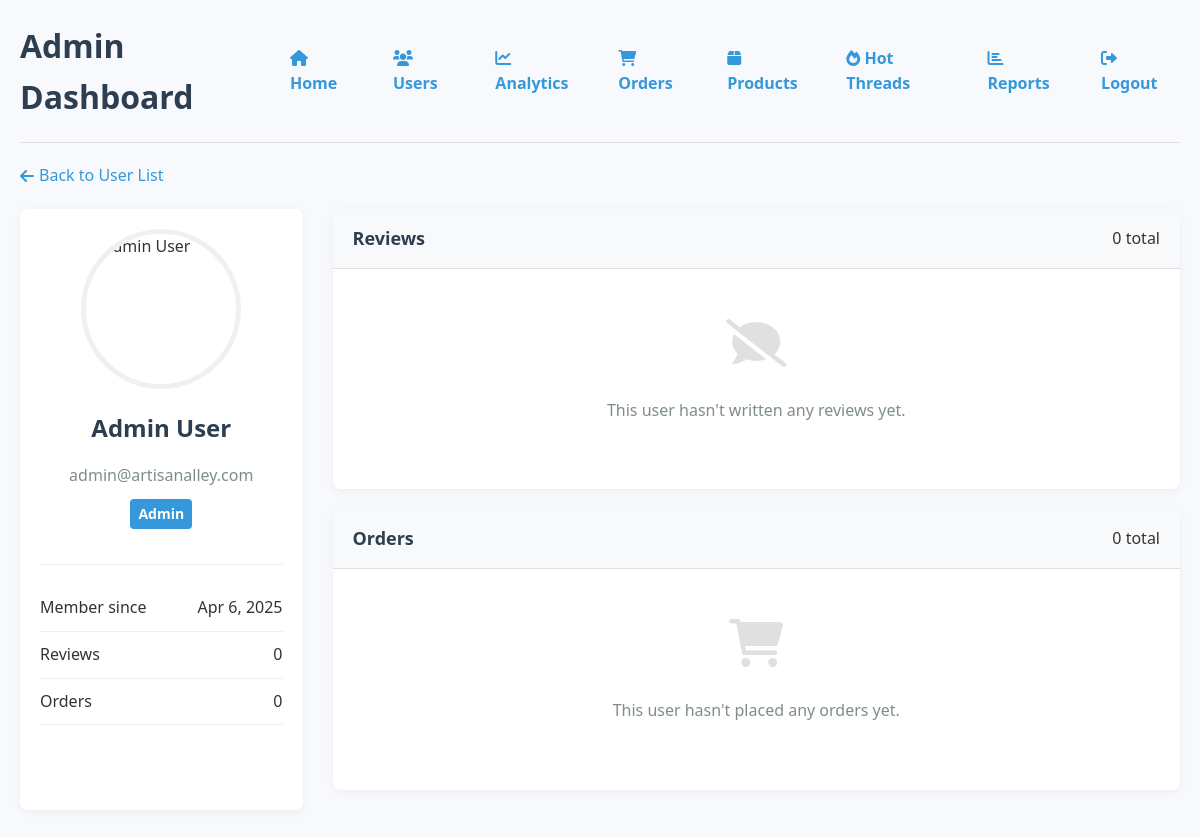
The app's page /admin_user_view.php?id=1 (signed in) with its own data.
### tables this page shows
CREATE TABLE IF NOT EXISTS users (
    id INT AUTO_INCREMENT PRIMARY KEY,
    name VARCHAR(100) NOT NULL,
    email VARCHAR(100) NOT NULL UNIQUE,
    password VARCHAR(255) NOT NULL,
    role ENUM('user', 'admin') DEFAULT 'user',
    profile_image VARCHAR(255) DEFAULT 'default.png',
    created_at TIMESTAMP DEFAULT CURRENT_TIMESTAMP
);

### public/admin_user_view.php (the view, shortened to what this page needs)
<?php
require_once '../config/db.php';
$user_id = intval($_GET['id']);
$stmt = $conn->prepare("SELECT * FROM users WHERE id = ?");
$stmt->bind_param("i", $user_id);
$stmt->execute();
$result = $stmt->get_result();
$user = $result->fetch_assoc();
$stmt = $conn->prepare("SELECT r.*, p.name as product_name, p.image as product_image
                        FROM reviews r
                        JOIN products p ON r.product_id = p.id
                        WHERE r.user_id = ?
                        ORDER BY r.created_at DESC");
$stmt->bind_param("i", $user_id);
$stmt->execute();
$reviews_result = $stmt->get_result();
$stmt = $conn->prepare("SELECT o.*, COUNT(oi.id) as items_count, SUM(oi.price * oi.quantity) as total_value
                       FROM orders o
                       LEFT JOIN order_items oi ON o.id = oi.order_id
                       WHERE o.user_id = ?
                       GROUP BY o.id
                       ORDER BY o.created_at DESC");
$stmt->bind_param("i", $user_id);
$stmt->execute();
$orders_result = $stmt->get_result();
?>
<!DOCTYPE html>
<html>
<head>
    <link rel="stylesheet" href="/src/main.css">
    <link rel="stylesheet" href="https://cdnjs.cloudflare.com/ajax/libs/font-awesome/6.0.0/css/all.min.css">
</head>
<body>
    <div class="admin-header">
        <h1>Admin Dashboard</h1>
        <nav class="admin-nav">
            <a href="index.php"><i class="fas fa-home"></i> Home</a>
            <a href="admin_dashboard.php"><i class="fas fa-users"></i> Users</a>
            <a href="admin_analytics.php"><i class="fas fa-chart-line"></i> Analytics</a>
            <a href="admin_orders.php"><i class="fas fa-shopping-cart"></i> Orders</a>
            <a href="admin_products.php"><i class="fas fa-box"></i> Products</a>
            <a href="admin_hot_threads.php"><i class="fas fa-fire"></i> Hot Threads</a>
            <a href="admin_reports.php"><i class="fas fa-chart-bar"></i> Reports</a>
            <a href="logout.php"><i class="fas fa-sign-out-alt"></i> Logout</a>
        </nav>
    </div>
    <a href="admin_dashboard.php" class="back-link">
        <i class="fas fa-arrow-left"></i> Back to User List
    </a>
    <div class="user-profile">
        <div class="user-sidebar">
            <img src="<?php echo $user['profile_image'] ? '../uploads/' . htmlspecialchars($user['profile_image']) : '../assets/images/default-avatar.png'; ?>"
                 alt="<?php echo htmlspecialchars($user['name']); ?>"
                 class="user-avatar"
                 onerror="this.src='../assets/images/default-avatar.png'">
            <div class="user-info">
                <h1 class="user-name"><?php echo htmlspecialchars($user['name']); ?></h1>
                <p class="user-email"><?php echo htmlspecialchars($user['email']); ?></p>
                <span class="badge badge-<?php echo $user['role']; ?>">
                    <?php echo htmlspecialchars(ucfirst($user['role'])); ?>
                </span>
            </div>
            <ul class="user-stats">
                <li>
                    <span>Member since</span>
                    <span><?php echo date('M j, Y', strtotime($user['created_at'])); ?></span>
                </li>
                <li>
                    <span>Reviews</span>
                    <span><?php echo $reviews_result->num_rows; ?></span>
                </li>
                <li>
                    <span>Orders</span>
                    <span><?php echo $orders_result->num_rows; ?></span>
                </li>
            </ul>
        </div>
        <div class="user-content">
            <div class="content-section">
                <div class="section-header">
                    <h2 class="section-title">Reviews</h2>
                    <span><?php echo $reviews_result->num_rows; ?> total</span>
                </div>
                <div class="section-body">
                    <?php if ($reviews_result->num_rows > 0): ?>
                        <?php while ($review = $reviews_result->fetch_assoc()): ?>
                            <div class="review-card">
                                <div class="review-header">
                                    <div class="review-product">
                                        <img src="../assets/images/<?php echo htmlspecialchars($review['product_image']); ?>"
                                             alt="<?php echo htmlspecialchars($review['product_name']); ?>"
                                             class="product-image"
                                             onerror="this.src='../assets/images/placeholder.jpg'">
                                        <span class="product-name"><?php echo htmlspecialchars($review['product_name']); ?></span>
                                    </div>
                                    <div class="review-rating">
                                        <?php for ($i = 1; $i <= 5; $i++): ?>
                                            <i class="fas fa-star <?php echo ($i <= $review['rating']) ? 'filled' : 'empty'; ?>"></i>
                                        <?php endfor; ?>
                                    </div>
                                </div>
                                <div class="review-body">
                                    <p class="review-text"><?php echo htmlspecialchars($review['comment']); ?></p>
                                    <p class="review-date"><?php echo date('F j, Y, g:i a', strtotime($review['created_at'])); ?></p>
                                </div>
                            </div>
                        <?php endwhile; ?>
                    <?php else: ?>
                        <div class="empty-state">
                            <i class="fas fa-comment-slash"></i>
                            <p>This user hasn't written any reviews yet.</p>
                        </div>
                    <?php endif; ?>
                </div>
            </div>
            <div class="content-section">
                <div class="section-header">
                    <h2 class="section-title">Orders</h2>
                    <span><?php echo $orders_result->num_rows; ?> total</span>
                </div>
                <div class="section-body">
                    <?php if ($orders_result->num_rows > 0): ?>
                        <table class="data-table">
                            <thead>
                                <tr>
                                    <th>Order ID</th>
                                    <th>Date</th>
                                    <th>Items</th>
                                    <th>Total</th>
                                    <th>Status</th>
                                </tr>
                            </thead>
                            <tbody>
                                <?php while ($order = $orders_result->fetch_assoc()): ?>
                                    <tr>
                                        <td>#<?php echo $order['id']; ?></td>
                                        <td><?php echo date('M j, Y', strtotime($order['created_at'])); ?></td>
                                        <td><?php echo $order['items_count']; ?></td>
                                        <td>$<?php echo number_format($order['total_value'], 2); ?></td>
                                        <td>
                                            <span class="badge badge-<?php echo strtolower($order['status']); ?>">
                                                <?php echo ucfirst($order['status']); ?>
                                            </span>
                                        </td>
                                    </tr>
                                <?php endwhile; ?>
                            </tbody>
                        </table>
                    <?php else: ?>
                        <div class="empty-state">
                            <i class="fas fa-shopping-cart"></i>
                            <p>This user hasn't placed any orders yet.</p>
                        </div>
                    <?php endif; ?>
                </div>
            </div>
        </div>
    </div>
</body>
</html>

### src/main.css (style rules this page uses)
:root { --primary-color: #2c3e50; --secondary-color: #e67e22; --accent-color: #3498db; --text-color: #333; --light-gray: #f5f6fa; --white: #ffffff; }
body { font-family: 'Inter', -apple-system, BlinkMacSystemFont, sans-serif; margin: 0; padding: 0; color: var(--text-color); line-height: 1.6; }
.section-title { text-align: center; margin-bottom: 50px; }

### public/admin_user_view.php (style rules this page uses)
body { font-family: 'Segoe UI', Tahoma, Geneva, Verdana, sans-serif; line-height: 1.6; color: #333; margin: 0; padding: 20px; background-color: #f7f9fc; }
.admin-header { display: flex; justify-content: space-between; align-items: center; margin-bottom: 20px; padding-bottom: 20px; border-bottom: 1px solid #e0e0e0; }
.admin-header h1 { margin: 0; color: #2c3e50; }
.admin-nav { display: flex; gap: 15px; }
.admin-nav a { text-decoration: none; color: #3498db; font-weight: 600; padding: 8px 15px; border-radius: 5px; transition: all 0.3s ease; }
.back-link { display: inline-flex; align-items: center; gap: 5px; color: #3498db; text-decoration: none; margin-bottom: 20px; font-weight: 500; }
.user-profile { display: grid; grid-template-columns: 1fr 3fr; gap: 30px; margin-bottom: 30px; }
.user-sidebar { background-color: white; border-radius: 8px; overflow: hidden; box-shadow: 0 2px 10px rgba(0, 0, 0, 0.05); padding: 20px; }
.user-avatar { width: 150px; height: 150px; border-radius: 50%; object-fit: cover; margin: 0 auto 20px; display: block; border: 5px solid #f0f0f0; }
.user-info { text-align: center; margin-bottom: 20px; }
.user-name { font-size: 1.5rem; font-weight: 600; margin-bottom: 5px; color: #2c3e50; }
.user-email { color: #7f8c8d; margin-bottom: 10px; }
.badge { display: inline-block; padding: 4px 8px; border-radius: 4px; font-size: 14px; font-weight: 600; margin-bottom: 15px; }
.badge-admin { background-color: #3498db; color: white; }
.user-stats { list-style: none; padding: 0; margin: 0; border-top: 1px solid #f0f0f0; padding-top: 20px; }
.user-stats li { display: flex; justify-content: space-between; padding: 10px 0; border-bottom: 1px solid #f0f0f0; }
.content-section { background-color: white; border-radius: 8px; overflow: hidden; box-shadow: 0 2px 10px rgba(0, 0, 0, 0.05); margin-bottom: 20px; }
.section-header { padding: 15px 20px; background-color: #f8f9fa; border-bottom: 1px solid #e0e0e0; display: flex; justify-content: space-between; align-items: center; }
.section-title { margin: 0; font-size: 18px; font-weight: 600; color: #2c3e50; }
.section-body { padding: 20px; }
.empty-state { text-align: center; padding: 30px; color: #7f8c8d; }
.empty-state i { font-size: 48px; margin-bottom: 15px; color: #e0e0e0; }

### records on screen
users: name "Admin User", email "admin@artisanalley.com", role "Admin", created_at "Apr 6, 2025"

### other values on screen
$reviews_result->num_rows "0"
$orders_result->num_rows "0"
